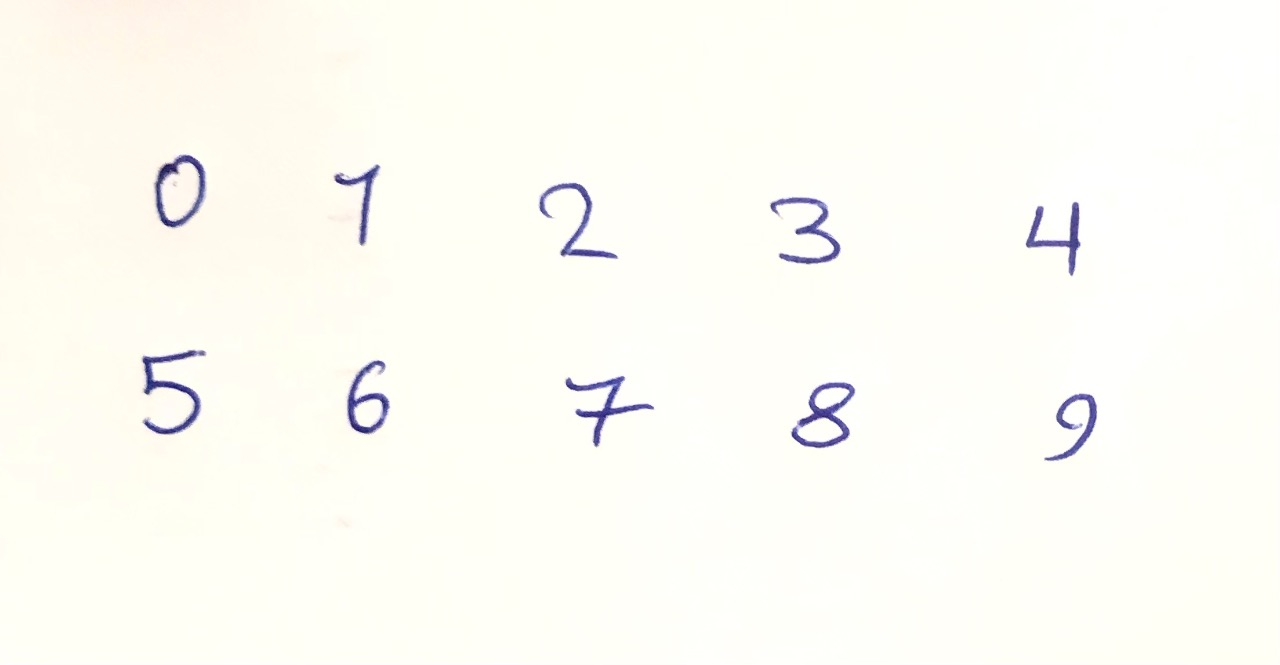
#> input picture task1/task1.jpg, 1280 x 665 px
$ jupyter execute task1.ipynb
#> lines starting #> are read from the running program, lines starting #| are printed output that depends on the picture; after the words box and inside, x2 and y2 are one past the last pixel; in counts of white or black regions, pixels touching at a corner belong together
[cell 1]
import numpy as np
import matplotlib.pyplot as plt
import cv2

[cell 2]
img=cv2.imread('task1.jpg')
#> img is the input picture: shape (665, 1280, 3); mean B, G, R 244.9, 251.8, 252.6

[cell 3]
img=img[:,:,::-1]
plt.imshow(img)

[cell 4]
img1=img.copy()
img1=img1[:,:,1]
img1=np.where(img1<200,0,255)
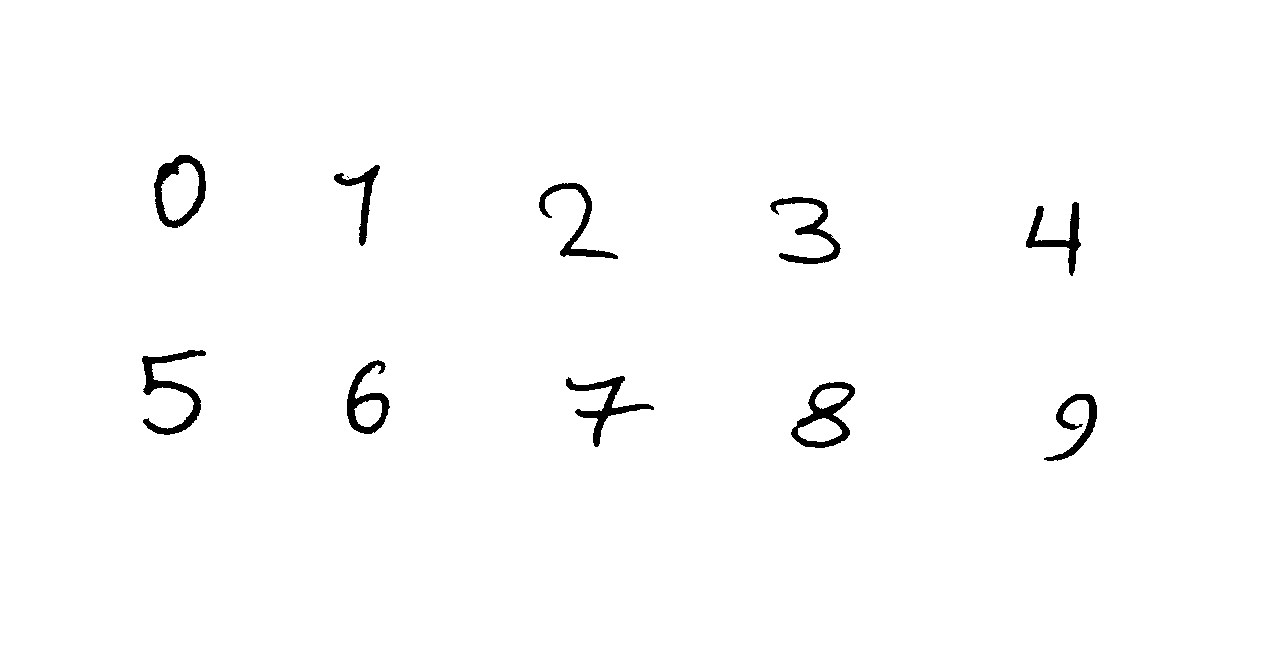
#> img1: shape (665, 1280) int64; 98.6% white; 11 black regions (1 under 20 px), largest, box (x1, y1, x2, y2) and area: (142, 350, 206, 435) 1536, (791, 382, 855, 448) 1429, (154, 155, 206, 228) 1367
img1=img1[100:500,100:1150]
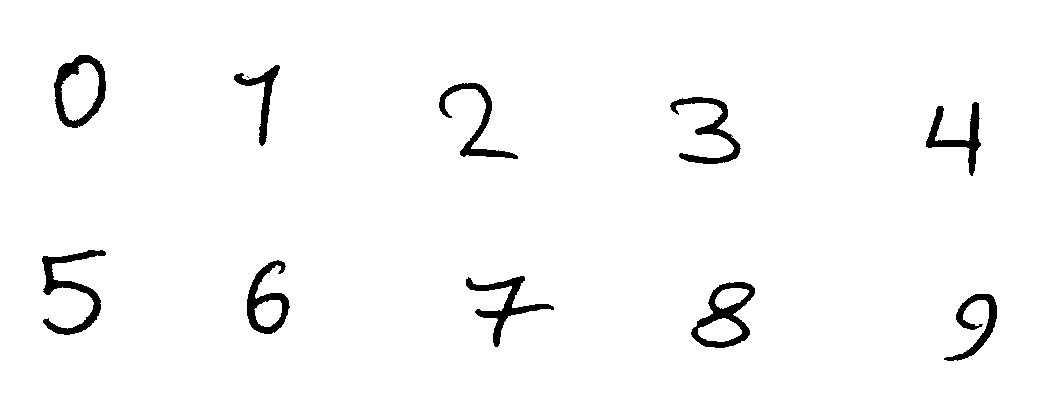
#> img1: shape (400, 1050) int64; 97.1% white; 11 black regions (1 under 20 px), largest, box (x1, y1, x2, y2) and area: (42, 250, 106, 335) 1536, (691, 282, 755, 348) 1429, (54, 55, 106, 128) 1367
plt.imshow(img1,cmap='gray')

[cell 5]
#v/h split output is list***
img1v=np.vsplit(img1,2)
#> img1v = 2 items
num=np.hsplit(img1v[0],5)
#> num = 5 items
num1=np.hsplit(img1v[1],5)
#> num1 = 5 items
num=num+num1
#> num = 10 items
for i in range(10):
    num[i]=np.array(num[i],dtype=np.uint8)
    num[i] = cv2.resize(num[i], (28, 28)) #cv2 resize func works only with unit8 dtypes***
    plt.imshow(num[i], cmap='gray')
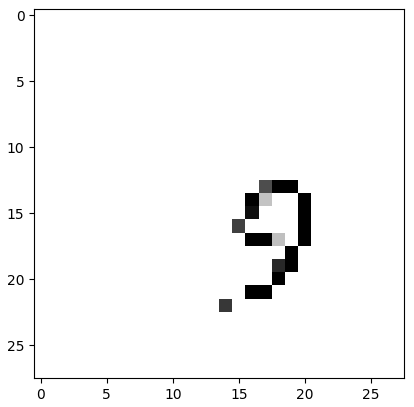
#> figure drawn by matplotlib, 1 panel

[cell 6]
for i in range (10):
   num[i] = num[i].flatten()
num[i].shape
#> Out = (784,)

[cell 7]
num=np.asarray(num)
num.shape
#> Out = (10, 784)
